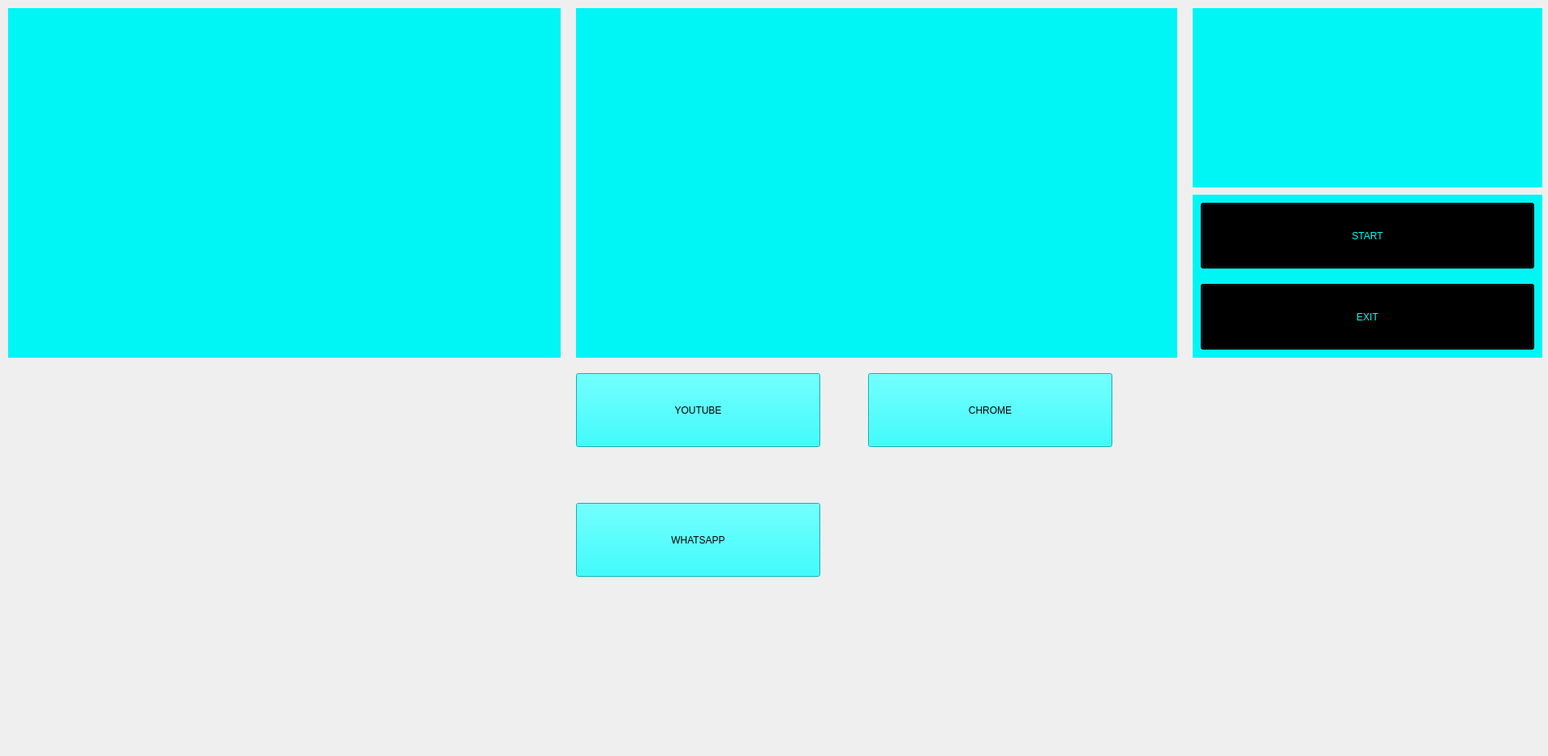
<?xml version="1.0" encoding="UTF-8"?>
<ui version="4.0">
 <class>JarvisUi</class>
 <widget class="QMainWindow" name="JarvisUi">
  <property name="geometry">
   <rect>
    <x>0</x>
    <y>0</y>
    <width>1908</width>
    <height>932</height>
   </rect>
  </property>
  <property name="windowTitle">
   <string>MainWindow</string>
  </property>
  <widget class="QWidget" name="centralwidget">
   <widget class="QLabel" name="bg_1">
    <property name="geometry">
     <rect>
      <x>-90</x>
      <y>0</y>
      <width>2081</width>
      <height>961</height>
     </rect>
    </property>
    <property name="text">
     <string/>
    </property>
    <property name="pixmap">
     <pixmap>GUI matrials/Black_Template.jpg</pixmap>
    </property>
    <property name="scaledContents">
     <bool>true</bool>
    </property>
   </widget>
   <widget class="QLabel" name="bg_2">
    <property name="geometry">
     <rect>
      <x>10</x>
      <y>10</y>
      <width>681</width>
      <height>431</height>
     </rect>
    </property>
    <property name="styleSheet">
     <string notr="true">background-color: rgb(0, 245, 245);</string>
    </property>
    <property name="text">
     <string/>
    </property>
   </widget>
   <widget class="QLabel" name="bg_3">
    <property name="geometry">
     <rect>
      <x>710</x>
      <y>10</y>
      <width>741</width>
      <height>431</height>
     </rect>
    </property>
    <property name="styleSheet">
     <string notr="true">background-color: rgb(0, 245, 245);</string>
    </property>
    <property name="text">
     <string/>
    </property>
    <property name="scaledContents">
     <bool>true</bool>
    </property>
   </widget>
   <widget class="QLabel" name="Gif_1">
    <property name="geometry">
     <rect>
      <x>20</x>
      <y>20</y>
      <width>661</width>
      <height>411</height>
     </rect>
    </property>
    <property name="text">
     <string/>
    </property>
    <property name="pixmap">
     <pixmap>GUI matrials/Iron_Template_9.gif</pixmap>
    </property>
    <property name="scaledContents">
     <bool>true</bool>
    </property>
   </widget>
   <widget class="QLabel" name="Gif_2">
    <property name="geometry">
     <rect>
      <x>720</x>
      <y>20</y>
      <width>721</width>
      <height>411</height>
     </rect>
    </property>
    <property name="text">
     <string/>
    </property>
    <property name="pixmap">
     <pixmap>GUI matrials/live.gif</pixmap>
    </property>
    <property name="scaledContents">
     <bool>true</bool>
    </property>
   </widget>
   <widget class="QLabel" name="Gif_3">
    <property name="geometry">
     <rect>
      <x>-70</x>
      <y>410</y>
      <width>761</width>
      <height>521</height>
     </rect>
    </property>
    <property name="text">
     <string/>
    </property>
    <property name="pixmap">
     <pixmap>GUI matrials/Ntuks.gif</pixmap>
    </property>
    <property name="scaledContents">
     <bool>true</bool>
    </property>
   </widget>
   <widget class="QLabel" name="bg_4">
    <property name="geometry">
     <rect>
      <x>1470</x>
      <y>10</y>
      <width>431</width>
      <height>221</height>
     </rect>
    </property>
    <property name="styleSheet">
     <string notr="true">background-color: rgb(0, 245, 245);</string>
    </property>
    <property name="text">
     <string/>
    </property>
    <property name="scaledContents">
     <bool>true</bool>
    </property>
   </widget>
   <widget class="QLabel" name="Gif_4">
    <property name="geometry">
     <rect>
      <x>1480</x>
      <y>20</y>
      <width>411</width>
      <height>201</height>
     </rect>
    </property>
    <property name="text">
     <string/>
    </property>
    <property name="pixmap">
     <pixmap>GUI matrials/Earth_Template.gif</pixmap>
    </property>
    <property name="scaledContents">
     <bool>true</bool>
    </property>
   </widget>
   <widget class="QTextBrowser" name="Test_Time">
    <property name="geometry">
     <rect>
      <x>1420</x>
      <y>770</y>
      <width>461</width>
      <height>141</height>
     </rect>
    </property>
    <property name="styleSheet">
     <string notr="true">background-color: Transparent;
border -radius:none;
color: rgb(0, 255, 255);</string>
    </property>
   </widget>
   <widget class="QLabel" name="bg_5">
    <property name="geometry">
     <rect>
      <x>1420</x>
      <y>770</y>
      <width>471</width>
      <height>141</height>
     </rect>
    </property>
    <property name="styleSheet">
     <string notr="true">border -raduis:none;
color: rgb(0, 255, 255);</string>
    </property>
    <property name="text">
     <string/>
    </property>
    <property name="pixmap">
     <pixmap>GUI matrials/gyhf.jpg</pixmap>
    </property>
    <property name="scaledContents">
     <bool>true</bool>
    </property>
   </widget>
   <widget class="QTextBrowser" name="Test_Day">
    <property name="geometry">
     <rect>
      <x>1430</x>
      <y>620</y>
      <width>461</width>
      <height>141</height>
     </rect>
    </property>
    <property name="styleSheet">
     <string notr="true">background-color: Transparent;
border -radius:none;
color: rgb(0, 255, 255);</string>
    </property>
   </widget>
   <widget class="QTextBrowser" name="Test_Date">
    <property name="geometry">
     <rect>
      <x>1430</x>
      <y>460</y>
      <width>461</width>
      <height>141</height>
     </rect>
    </property>
    <property name="styleSheet">
     <string notr="true">background-color: Transparent;
border -radius:none;
color: rgb(0, 255, 255);</string>
    </property>
   </widget>
   <widget class="QLabel" name="bg_6">
    <property name="geometry">
     <rect>
      <x>1420</x>
      <y>620</y>
      <width>471</width>
      <height>141</height>
     </rect>
    </property>
    <property name="styleSheet">
     <string notr="true">border -raduis:none;
color: rgb(0, 255, 255);</string>
    </property>
    <property name="text">
     <string/>
    </property>
    <property name="pixmap">
     <pixmap>GUI matrials/gyhf.jpg</pixmap>
    </property>
    <property name="scaledContents">
     <bool>true</bool>
    </property>
   </widget>
   <widget class="QLabel" name="bg_7">
    <property name="geometry">
     <rect>
      <x>1420</x>
      <y>460</y>
      <width>471</width>
      <height>141</height>
     </rect>
    </property>
    <property name="styleSheet">
     <string notr="true">border -raduis:none;
color: rgb(0, 255, 255);</string>
    </property>
    <property name="text">
     <string/>
    </property>
    <property name="pixmap">
     <pixmap>GUI matrials/gyhf.jpg</pixmap>
    </property>
    <property name="scaledContents">
     <bool>true</bool>
    </property>
   </widget>
   <widget class="QPushButton" name="pushButton_start">
    <property name="geometry">
     <rect>
      <x>1480</x>
      <y>250</y>
      <width>411</width>
      <height>81</height>
     </rect>
    </property>
    <property name="styleSheet">
     <string notr="true">background-color: rgb(0, 0, 0);
color:rgb(0, 255, 255);
font: 16pt &quot;MS Shell Dlg 2&quot;;
font: 75 8pt &quot;MS Shell Dlg 2&quot;;
font: 75 12pt &quot;MS Shell Dlg 2&quot;;
font: 28pt &quot;MS Shell Dlg 2&quot;;</string>
    </property>
    <property name="text">
     <string>START</string>
    </property>
   </widget>
   <widget class="QLabel" name="bg_8">
    <property name="geometry">
     <rect>
      <x>1470</x>
      <y>240</y>
      <width>431</width>
      <height>201</height>
     </rect>
    </property>
    <property name="styleSheet">
     <string notr="true">background-color: rgb(0, 245, 245);</string>
    </property>
    <property name="text">
     <string/>
    </property>
    <property name="scaledContents">
     <bool>true</bool>
    </property>
   </widget>
   <widget class="QPushButton" name="pushButton_exit">
    <property name="geometry">
     <rect>
      <x>1480</x>
      <y>350</y>
      <width>411</width>
      <height>81</height>
     </rect>
    </property>
    <property name="styleSheet">
     <string notr="true">background-color: rgb(0, 0, 0);
color:rgb(0, 255, 255);
font: 16pt &quot;MS Shell Dlg 2&quot;;
font: 75 8pt &quot;MS Shell Dlg 2&quot;;
font: 75 12pt &quot;MS Shell Dlg 2&quot;;
font: 28pt &quot;MS Shell Dlg 2&quot;;</string>
    </property>
    <property name="text">
     <string>EXIT</string>
    </property>
   </widget>
   <widget class="QPushButton" name="pushButton_youtube">
    <property name="geometry">
     <rect>
      <x>710</x>
      <y>460</y>
      <width>301</width>
      <height>91</height>
     </rect>
    </property>
    <property name="styleSheet">
     <string notr="true">font: 75 26pt &quot;MS Shell Dlg 2&quot;;
background-color: rgb(0, 255, 255);</string>
    </property>
    <property name="text">
     <string>YOUTUBE</string>
    </property>
   </widget>
   <widget class="QPushButton" name="pushButton_whatsapp">
    <property name="geometry">
     <rect>
      <x>710</x>
      <y>620</y>
      <width>301</width>
      <height>91</height>
     </rect>
    </property>
    <property name="styleSheet">
     <string notr="true">font: 75 24pt &quot;MS Shell Dlg 2&quot;;
background-color: rgb(0, 255, 255);</string>
    </property>
    <property name="text">
     <string>WHATSAPP</string>
    </property>
   </widget>
   <widget class="QPushButton" name="pushButton_chrome">
    <property name="geometry">
     <rect>
      <x>1070</x>
      <y>460</y>
      <width>301</width>
      <height>91</height>
     </rect>
    </property>
    <property name="styleSheet">
     <string notr="true">font: 75 24pt &quot;MS Shell Dlg 2&quot;;
background-color: rgb(0, 255, 255);</string>
    </property>
    <property name="text">
     <string>CHROME</string>
    </property>
   </widget>
   <zorder>bg_1</zorder>
   <zorder>Gif_3</zorder>
   <zorder>bg_2</zorder>
   <zorder>bg_3</zorder>
   <zorder>Gif_1</zorder>
   <zorder>Gif_2</zorder>
   <zorder>bg_4</zorder>
   <zorder>Gif_4</zorder>
   <zorder>Test_Time</zorder>
   <zorder>bg_5</zorder>
   <zorder>Test_Day</zorder>
   <zorder>Test_Date</zorder>
   <zorder>bg_6</zorder>
   <zorder>bg_7</zorder>
   <zorder>bg_8</zorder>
   <zorder>pushButton_start</zorder>
   <zorder>pushButton_exit</zorder>
   <zorder>pushButton_youtube</zorder>
   <zorder>pushButton_whatsapp</zorder>
   <zorder>pushButton_chrome</zorder>
  </widget>
 </widget>
 <resources/>
 <connections/>
</ui>
